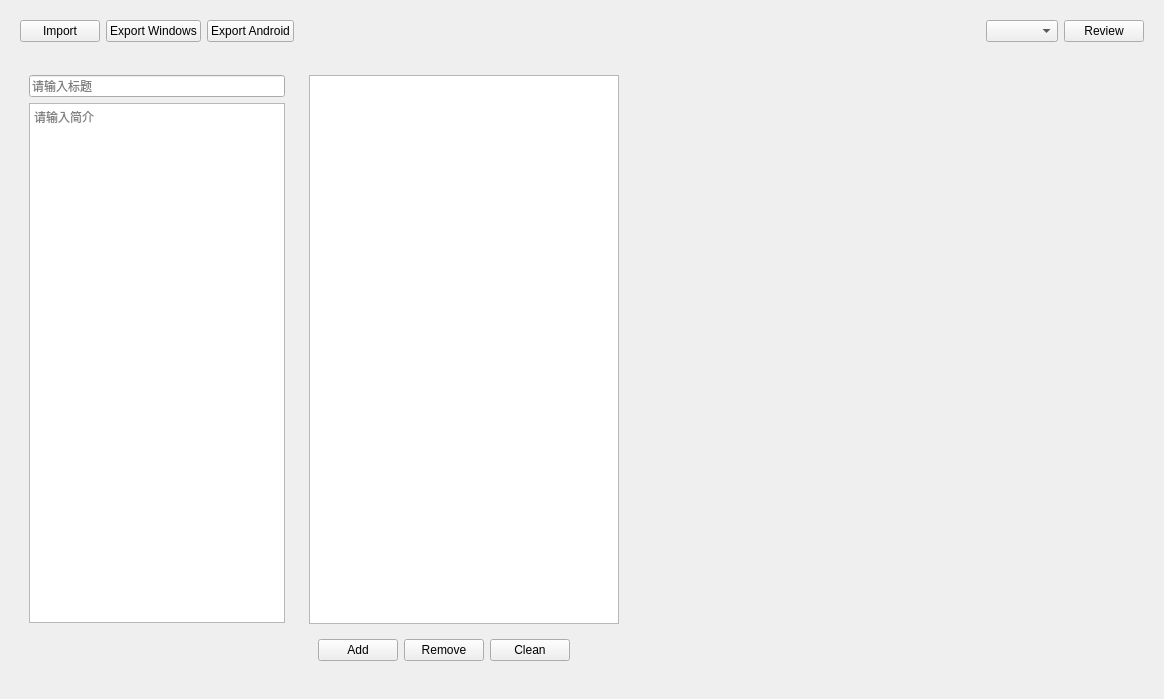
           <widget class="QWidget" name="pageRingPhotography360">
            <layout class="QVBoxLayout" name="verticalLayout_14">
             <item>
              <widget class="QWidget" name="widget_10" native="true">
               <layout class="QHBoxLayout" name="horizontalLayout_7">
                <item>
                 <widget class="QPushButton" name="pbRingPhotography360Import">
                  <property name="text">
                   <string>Import</string>
                  </property>
                 </widget>
                </item>
                <item>
                 <widget class="QPushButton" name="pbRingPhotography360ExportWindows">
                  <property name="text">
                   <string>Export Windows</string>
                  </property>
                 </widget>
                </item>
                <item>
                 <widget class="QPushButton" name="pbRingPhotography360ExportAndroid">
                  <property name="text">
                   <string>Export Android</string>
                  </property>
                 </widget>
                </item>
                <item>
                 <spacer name="horizontalSpacer_5">
                  <property name="orientation">
                   <enum>Qt::Horizontal</enum>
                  </property>
                  <property name="sizeHint" stdset="0">
                   <size>
                    <width>40</width>
                    <height>20</height>
                   </size>
                  </property>
                 </spacer>
                </item>
                <item>
                 <widget class="QComboBox" name="comboBox_4"/>
                </item>
                <item>
                 <widget class="QPushButton" name="pbRingPhotography360Review">
                  <property name="text">
                   <string>Review</string>
                  </property>
                 </widget>
                </item>
               </layout>
              </widget>
             </item>
             <item>
              <widget class="QWidget" name="widget_11" native="true">
               <layout class="QHBoxLayout" name="horizontalLayout_8">
                <item>
                 <widget class="QWidget" name="widget_15" native="true">
                  <property name="minimumSize">
                   <size>
                    <width>240</width>
                    <height>613</height>
                   </size>
                  </property>
                  <property name="maximumSize">
                   <size>
                    <width>400</width>
                    <height>16777215</height>
                   </size>
                  </property>
                  <layout class="QVBoxLayout" name="verticalLayout_15">
                   <property name="bottomMargin">
                    <number>56</number>
                   </property>
                   <item>
                    <widget class="QLineEdit" name="leRingPhotography360Title">
                     <property name="placeholderText">
                      <string>请输入标题</string>
                     </property>
                    </widget>
                   </item>
                   <item>
                    <widget class="QPlainTextEdit" name="pteRingPhotography360Description">
                     <property name="placeholderText">
                      <string>请输入简介</string>
                     </property>
                    </widget>
                   </item>
                  </layout>
                 </widget>
                </item>
                <item>
                 <widget class="QWidget" name="widget_12" native="true">
                  <property name="minimumSize">
                   <size>
                    <width>300</width>
                    <height>613</height>
                   </size>
                  </property>
                  <property name="maximumSize">
                   <size>
                    <width>500</width>
                    <height>16777215</height>
                   </size>
                  </property>
                  <layout class="QVBoxLayout" name="verticalLayout_12">
                   <item>
                    <widget class="QListWidget" name="lwRingPhotography360File"/>
                   </item>
                   <item>
                    <widget class="QWidget" name="widget_13" native="true">
                     <layout class="QHBoxLayout" name="horizontalLayout_9">
                      <item>
                       <widget class="QPushButton" name="pbRingPhotography360Add">
                        <property name="text">
                         <string>Add</string>
                        </property>
                       </widget>
                      </item>
                      <item>
                       <widget class="QPushButton" name="pbRingPhotography360Remove">
                        <property name="text">
                         <string>Remove</string>
                        </property>
                       </widget>
                      </item>
                      <item>
                       <widget class="QPushButton" name="pbRingPhotography360Clean">
                        <property name="text">
                         <string>Clean</string>
                        </property>
                       </widget>
                      </item>
                      <item>
                       <spacer name="horizontalSpacer_6">
                        <property name="orientation">
                         <enum>Qt::Horizontal</enum>
                        </property>
                        <property name="sizeHint" stdset="0">
                         <size>
                          <width>40</width>
                          <height>20</height>
                         </size>
                        </property>
                       </spacer>
                      </item>
                     </layout>
                    </widget>
                   </item>
                  </layout>
                 </widget>
                </item>
                <item>
                 <widget class="QWidget" name="widget_14" native="true">
                  <property name="minimumSize">
                   <size>
                    <width>510</width>
                    <height>613</height>
                   </size>
                  </property>
                  <property name="maximumSize">
                   <size>
                    <width>16777215</width>
                    <height>16777215</height>
                   </size>
                  </property>
                  <layout class="QVBoxLayout" name="verticalLayout_13">
                   <property name="bottomMargin">
                    <number>56</number>
                   </property>
                   <item>
                    <spacer name="verticalSpacer_2">
                     <property name="orientation">
                      <enum>Qt::Vertical</enum>
                     </property>
                     <property name="sizeType">
                      <enum>QSizePolicy::Minimum</enum>
                     </property>
                     <property name="sizeHint" stdset="0">
                      <size>
                       <width>20</width>
                       <height>133</height>
                      </size>
                     </property>
                    </spacer>
                   </item>
                   <item>
                    <widget class="QLabel" name="lRingPhotography360Thumb">
                     <property name="enabled">
                      <bool>true</bool>
                     </property>
                     <property name="minimumSize">
                      <size>
                       <width>390</width>
                       <height>219</height>
                      </size>
                     </property>
                     <property name="maximumSize">
                      <size>
                       <width>16777215</width>
                       <height>16777215</height>
                      </size>
                     </property>
                     <property name="contextMenuPolicy">
                      <enum>Qt::DefaultContextMenu</enum>
                     </property>
                     <property name="text">
                      <string/>
                     </property>
                     <property name="scaledContents">
                      <bool>true</bool>
                     </property>
                     <property name="alignment">
                      <set>Qt::AlignCenter</set>
                     </property>
                    </widget>
                   </item>
                   <item>
                    <spacer name="verticalSpacer_5">
                     <property name="orientation">
                      <enum>Qt::Vertical</enum>
                     </property>
                     <property name="sizeType">
                      <enum>QSizePolicy::Minimum</enum>
                     </property>
                     <property name="sizeHint" stdset="0">
                      <size>
                       <width>20</width>
                       <height>133</height>
                      </size>
                     </property>
                    </spacer>
                   </item>
                  </layout>
                 </widget>
                </item>
               </layout>
              </widget>
             </item>
            </layout>
           </widget>
